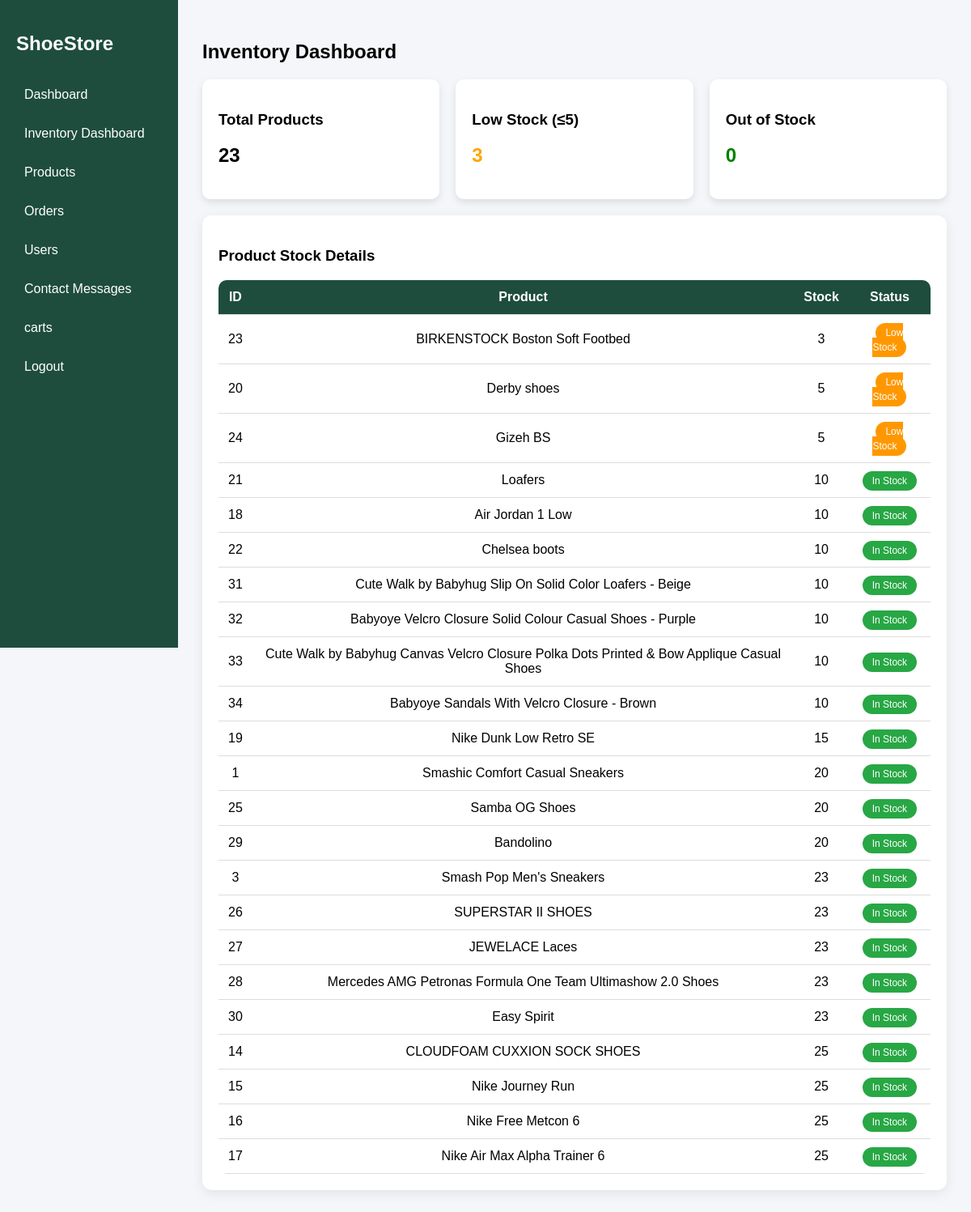
The app's page /admin/inventory.php (signed in) with its own data.
### tables this page shows
CREATE TABLE IF NOT EXISTS `products` (
  `product_id` int(11) NOT NULL AUTO_INCREMENT,
  `product_name` varchar(100) NOT NULL,
  `description` text,
  `price` decimal(10,2) NOT NULL,
  `discount` int(3) DEFAULT '0',
  `stock` int(11) NOT NULL,
  `color` varchar(50) DEFAULT NULL,
  `size` varchar(50) DEFAULT NULL,
  `shoe_type` varchar(50) NOT NULL,
  `image1` varchar(255) NOT NULL,
  `image2` varchar(255) DEFAULT NULL,
  `image3` varchar(255) DEFAULT NULL,
  `image4` varchar(255) DEFAULT NULL,
  `category_id` int(11) NOT NULL,
  PRIMARY KEY (`product_id`),
  KEY `category_id` (`category_id`)
);

### admin/inventory.php (the view, shortened to what this page needs)
<?php
include("../db.php");
$total_products = mysqli_num_rows(mysqli_query($conn,"SELECT * FROM products"));
$out_of_stock   = mysqli_num_rows(mysqli_query($conn,"SELECT * FROM products WHERE stock = 0"));
$low_stock      = mysqli_num_rows(mysqli_query($conn,"SELECT * FROM products WHERE stock > 0 AND stock <= 5"));
$products = mysqli_query($conn,"SELECT * FROM products ORDER BY stock ASC");
?>
<!DOCTYPE html>
<html>
<head>
<link rel="stylesheet" href="admin.css">
</head>
<body>
<?php include("sidebar.php"); ?>
<div class="main">
<h2>Inventory Dashboard</h2>
<div class="cards">
<div class="card">
<h3>Total Products</h3>
<h2><?php echo $total_products; ?></h2>
</div>
<div class="card orange">
<h3>Low Stock (≤5)</h3>
<h2><?php echo $low_stock; ?></h2>
</div>
<div class="card green">
<h3>Out of Stock</h3>
<h2><?php echo $out_of_stock; ?></h2>
</div>
</div>
<div class="stock-card">
<h3>Product Stock Details</h3>
<table>
<tr>
<th>ID</th>
<th>Product</th>
<th>Stock</th>
<th>Status</th>
</tr>
<?php while($row = mysqli_fetch_assoc($products)){ ?>
<tr>
<td><?php echo $row['product_id']; ?></td>
<td><?php echo $row['product_name']; ?></td>
<td><?php echo $row['stock']; ?></td>
<td>
<?php
if($row['stock'] == 0){
    echo "<span class='stock-badge out-stock'>Out of Stock</span>";
}
elseif($row['stock'] <= 5){
    echo "<span class='stock-badge low-stock'>Low Stock</span>";
}
else{
    echo "<span class='stock-badge in-stock'>In Stock</span>";
}
?>
</td>
</tr>
<?php } ?>
</table>
</div>
</div>
</body>
</html>

### css/admin.css (style rules this page uses)
* { box-sizing:border-box; }
body { margin:0; font-family: Arial, sans-serif; display:flex; background:#f4f6f9; }
.main { margin-left:220px; flex:1; padding:30px; }
.cards { display:flex; gap:20px; margin-bottom:20px; flex-wrap:wrap; }
.card { flex:1 1 250px; background:white; padding:20px; border-radius:10px; box-shadow:0 4px 10px rgba(0,0,0,0.1); }
.card.orange h2 { color:orange; }
.card.green h2 { color:green; }
table { width:100%; background:white; border-collapse:collapse; border-radius:10px; overflow:hidden; min-width:700px; }
th, td { padding:12px; text-align:center; border-bottom:1px solid #ddd; }
th { background:#1e4d3d; color:white; }

### admin/inventory.php (style rules this page uses)
.stock-card { background:#fff; padding:20px; border-radius:12px; box-shadow:0 4px 15px rgba(0,0,0,0.08); }
.stock-badge { padding:5px 12px; border-radius:20px; color:#fff; font-size:12px; }
.in-stock { background:#28a745; }
.low-stock { background:#ff9800; }
* { box-sizing:border-box; }
body { margin:0; font-family: Arial, sans-serif; display:flex; background:#f4f6f9; }
.main { margin-left:220px; flex:1; padding:30px; }
.cards { display:flex; gap:20px; margin-bottom:20px; flex-wrap:wrap; }
.card { flex:1 1 250px; background:white; padding:20px; border-radius:10px; box-shadow:0 4px 10px rgba(0,0,0,0.1); }
.card.orange h2 { color:orange; }
.card.green h2 { color:green; }
table { width:100%; background:white; border-collapse:collapse; border-radius:10px; overflow:hidden; min-width:700px; }
th, td { padding:12px; text-align:center; border-bottom:1px solid #ddd; }
th { background:#1e4d3d; color:white; }

### records on screen
products: product_id "23", product_name "BIRKENSTOCK Boston Soft Footbed", stock "3", shows "Low Stock"
products: product_id "20", product_name "Derby shoes", stock "5", shows "Low Stock"
products: product_id "24", product_name "Gizeh BS", stock "5", shows "Low Stock"
products: product_id "21", product_name "Loafers", stock "10", shows "In Stock"
products: product_id "18", product_name "Air Jordan 1 Low", stock "10", shows "In Stock"
products: product_id "22", product_name "Chelsea boots", stock "10", shows "In Stock"
products: product_id "31", product_name "Cute Walk by Babyhug Slip On Solid Color Loafers - Beige", stock "10", shows "In Stock"
products: product_id "32", product_name "Babyoye Velcro Closure Solid Colour Casual Shoes - Purple", stock "10", shows "In Stock"
products: product_id "33", product_name "Cute Walk by Babyhug Canvas Velcro Closure Polka Dots Printed & Bow Applique Casual Shoes", stock "10", shows "In Stock"
products: product_id "34", product_name "Babyoye Sandals With Velcro Closure - Brown", stock "10", shows "In Stock"
products: product_id "19", product_name "Nike Dunk Low Retro SE", stock "15", shows "In Stock"
products: product_id "1", product_name "Smashic Comfort Casual Sneakers", stock "20", shows "In Stock"
products: product_id "25", product_name "Samba OG Shoes", stock "20", shows "In Stock"
products: product_id "29", product_name "Bandolino", stock "20", shows "In Stock"
products: product_id "3", product_name "Smash Pop Men's Sneakers", stock "23", shows "In Stock"
products: product_id "26", product_name "SUPERSTAR II SHOES", stock "23", shows "In Stock"
products: product_id "27", product_name "JEWELACE Laces", stock "23", shows "In Stock"
products: product_id "28", product_name "Mercedes AMG Petronas Formula One Team Ultimashow 2.0 Shoes", stock "23", shows "In Stock"
products: product_id "30", product_name "Easy Spirit", stock "23", shows "In Stock"
products: product_id "14", product_name "CLOUDFOAM CUXXION SOCK SHOES", stock "25", shows "In Stock"
products: product_id "15", product_name "Nike Journey Run", stock "25", shows "In Stock"
products: product_id "16", product_name "Nike Free Metcon 6", stock "25", shows "In Stock"
products: product_id "17", product_name "Nike Air Max Alpha Trainer 6", stock "25", shows "In Stock"

### other values on screen
$total_products "23"
$low_stock "3"
$out_of_stock "0"
